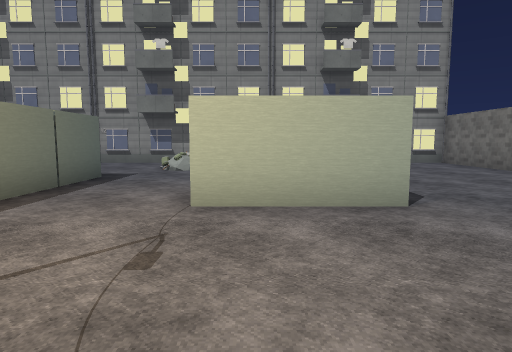
view 1 (above)

24 first-person views from a walk through a Godot game level. The camera is 1.5 m above the floor, tilts 6° down and sees 75° across. The floor is counted in squares, 2 m on a side. Each view is taken from the middle of a square. On the plan, view 1 faces up. The plan holds only what a view shows up to about 11 squares ahead; the rest is blank. The place goes on beyond the plan. Some surface patterns are stand-ins.

view 2
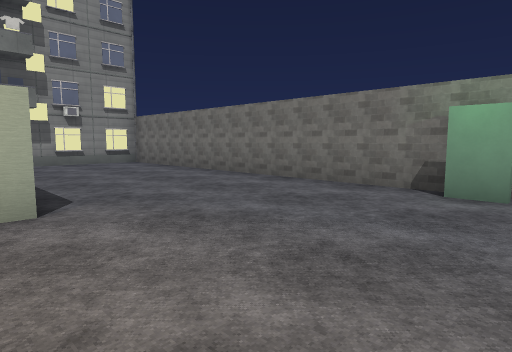

view 3
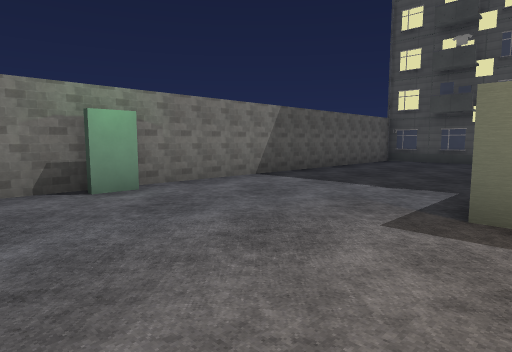

view 4
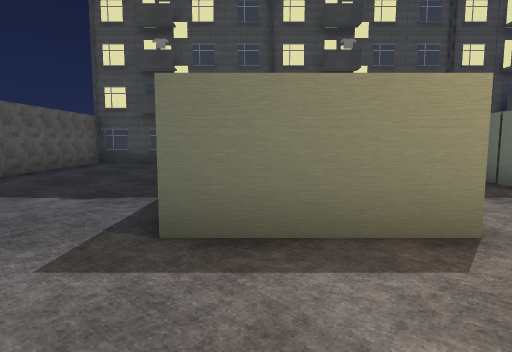

view 5
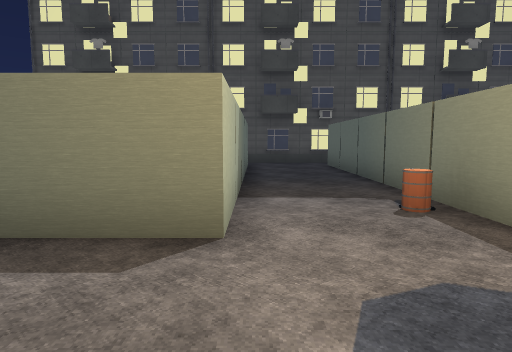

view 6
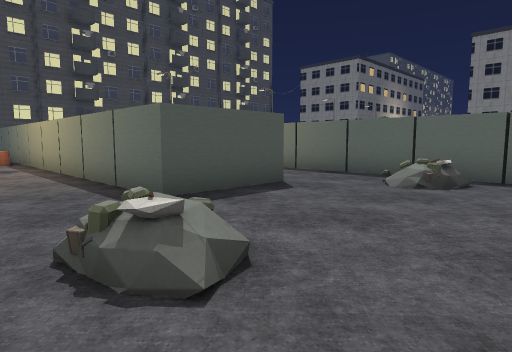

view 7
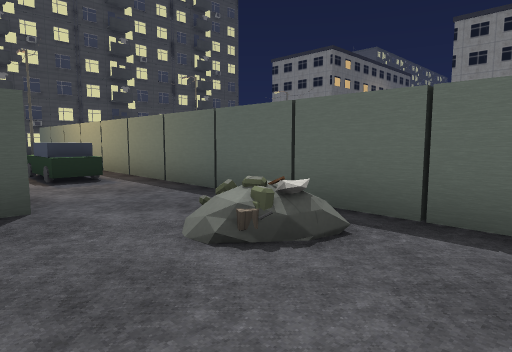

view 8
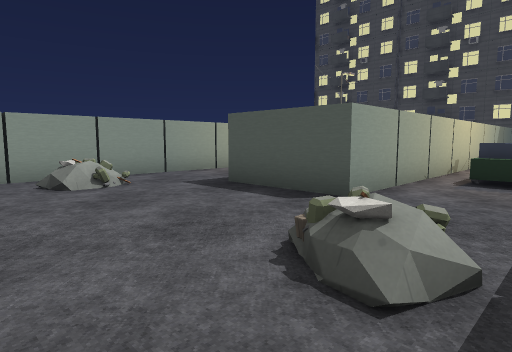

view 9
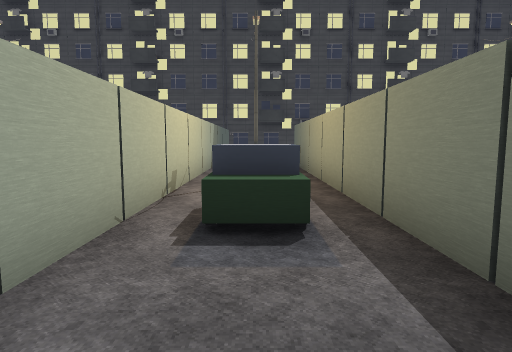

view 10
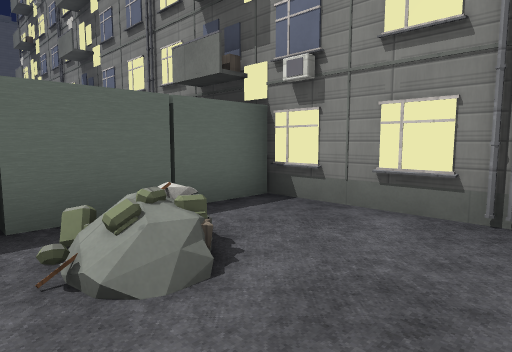

view 11
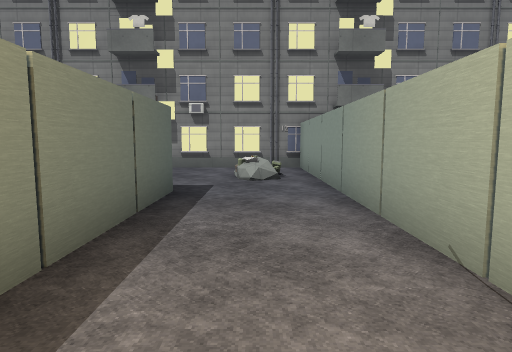

view 12
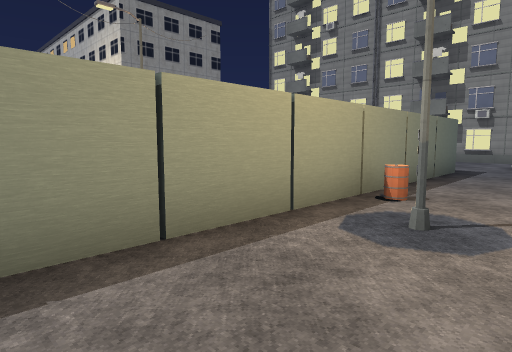

view 13
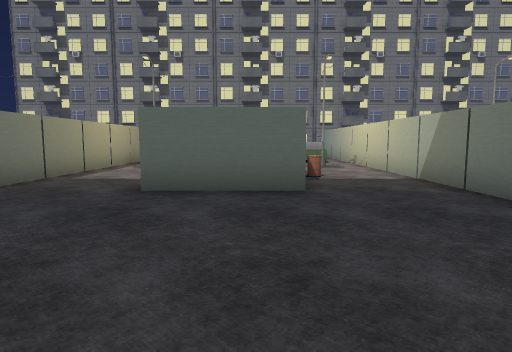

view 14
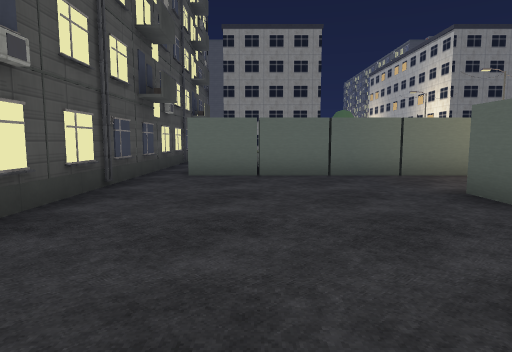

view 15
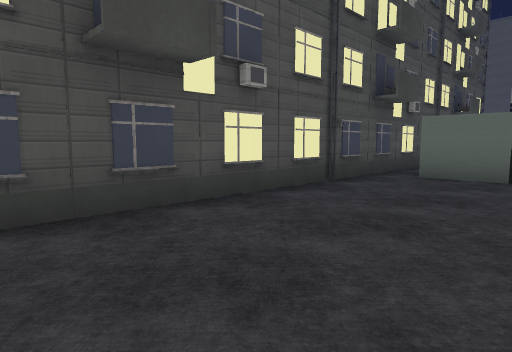

view 16
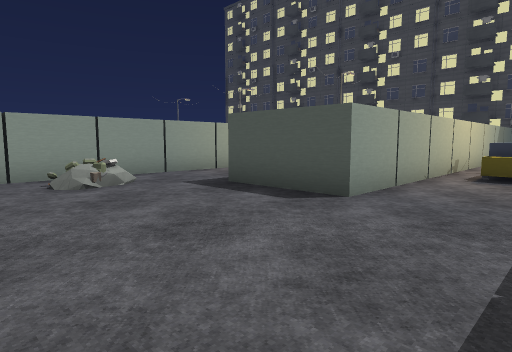

view 17
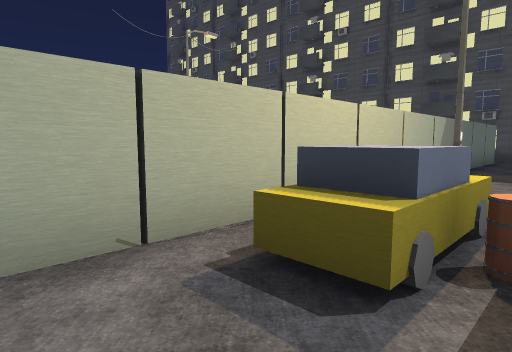

view 18
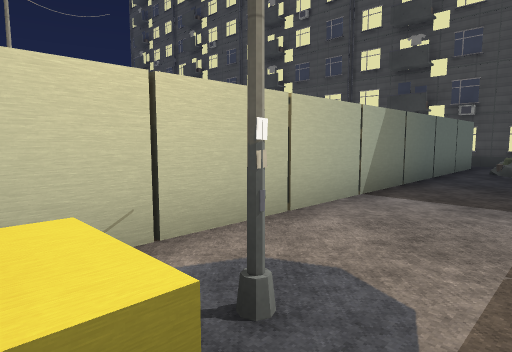

view 19
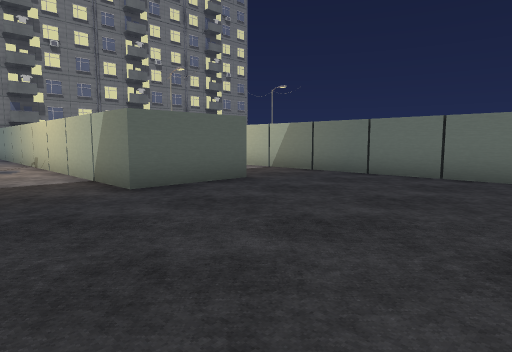

view 20
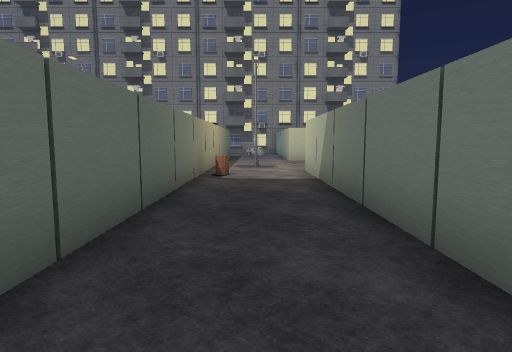

view 21
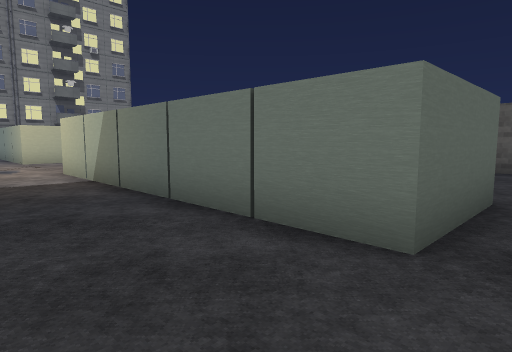

view 22
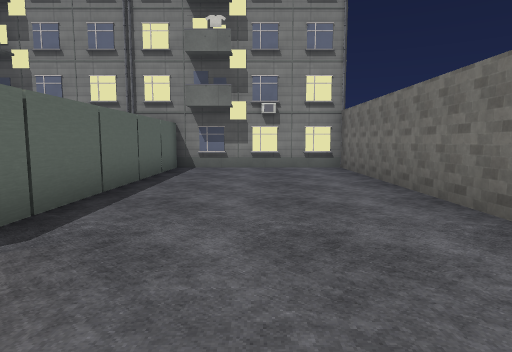

view 23
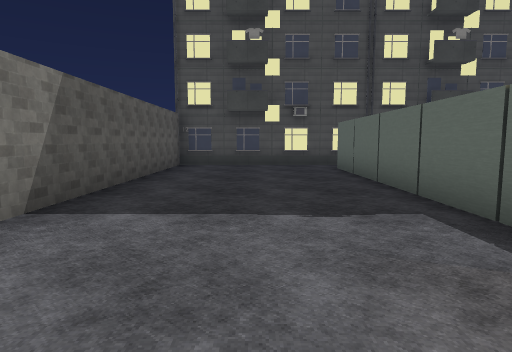

view 24
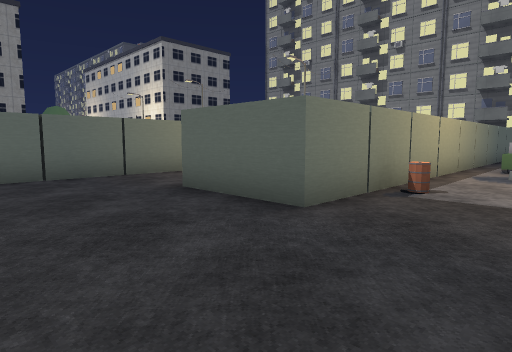

### Floor plan
Key: @ floor where view 1 was taken; # wall or solid block; . floor; D closed door; = window, fence, low wall or low ledge; ^ raised ledge; T tower; B barrel.
Columns run from 18 left of view 1 to 7 right of it. Each row starts with its distance up from view 1.
 14 T
 13 T
 12 TTTTTTTTTTTTTTTTTTTTTTTTT
 11 ........##........ #.....#
 10 ........##........##.....#
  9 ......=.##.=....=.##.....#
  8 ........##........##.....#
  7 ...##...##...##...##.....#
  6  ..##...##...##...##.....#
  5 ...##...##...##...##.....#
  4 ...##...##.^.##...##.....#
  3 B^.###..##.^.##..........#
  2 .^.##B..##...##..........#
  1 .#.##.#.##.#.##.#.......D#
  0 ...##...##...##...@......#
 -1 ...##...##...###..##.....#
 -2 ...##...##B..##B..##.....#
 -3  ..##...##...##...##.....#
 -4  ..##...##...##...##.....#
 -5  ..##........##...##.....#
 -6  ..##........##...##.....#
 -7  =.##........##...##.....#
 -8   .##........##...##.....#
 -9   ...........  ..........#
-10 TTTTTTTTTTTTTTTTTTTTTTTTT
-11 T
-12 T

Positions as (right, up) in squares from view 1, and headings:
1: (0, 0), facing up
2: (1, 0), facing up-right
3: (1, 3), facing down-right
4: (1, 2), facing down
5: (-1, 2), facing down
6: (-1, 11), facing down-left
7: (-5, 11), facing down-left
8: (-8, 11), facing down-right
9: (-7, 7), facing down
10: (-5, 8), facing up-left
11: (-12, 2), facing up
12: (-11, -2), facing up-left
13: (-9, -9), facing up
14: (-6, -7), facing left
15: (-6, -6), facing down-left
16: (-18, 11), facing down-right
17: (-18, 5), facing down-right
18: (-18, 2), facing down-right
19: (-13, -9), facing up-right
20: (-2, -9), facing up
21: (-3, -9), facing up-right
22: (4, 2), facing up
23: (4, 1), facing down
24: (-6, -7), facing up-left
